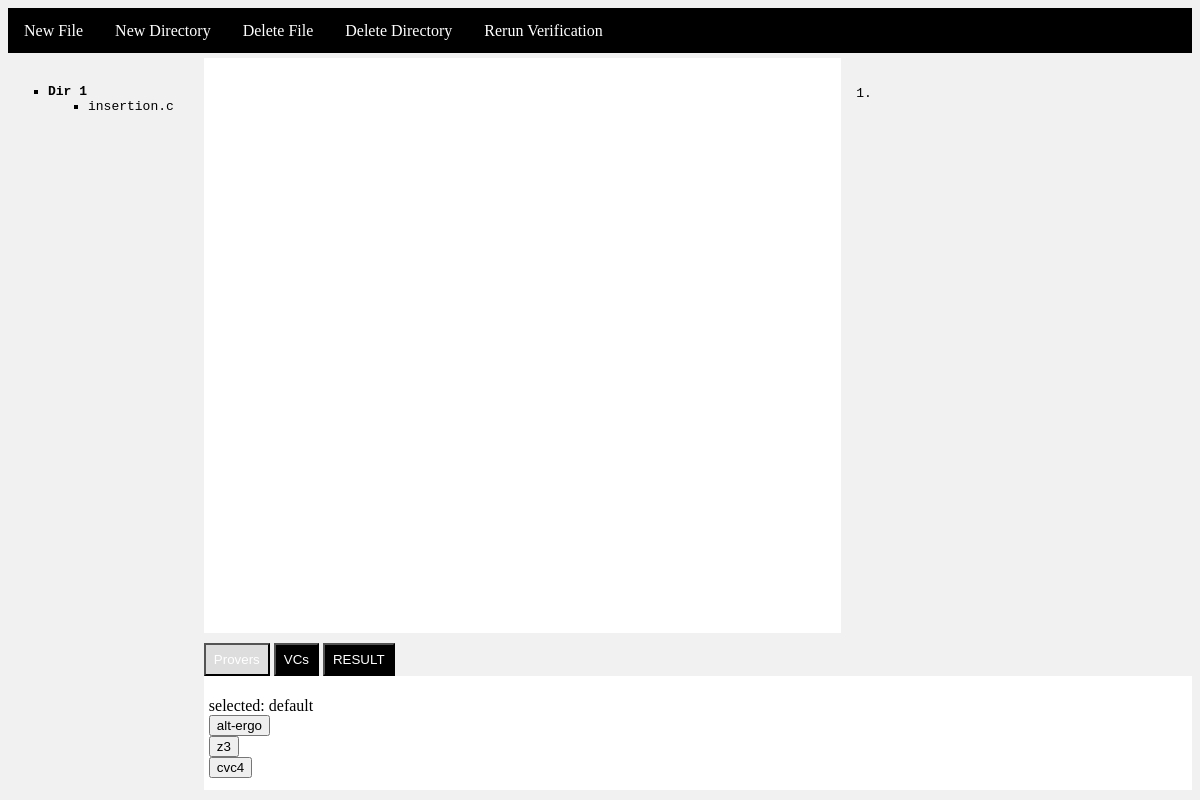
/framaw/ (signed in), run on an earlier commit of the app's database.
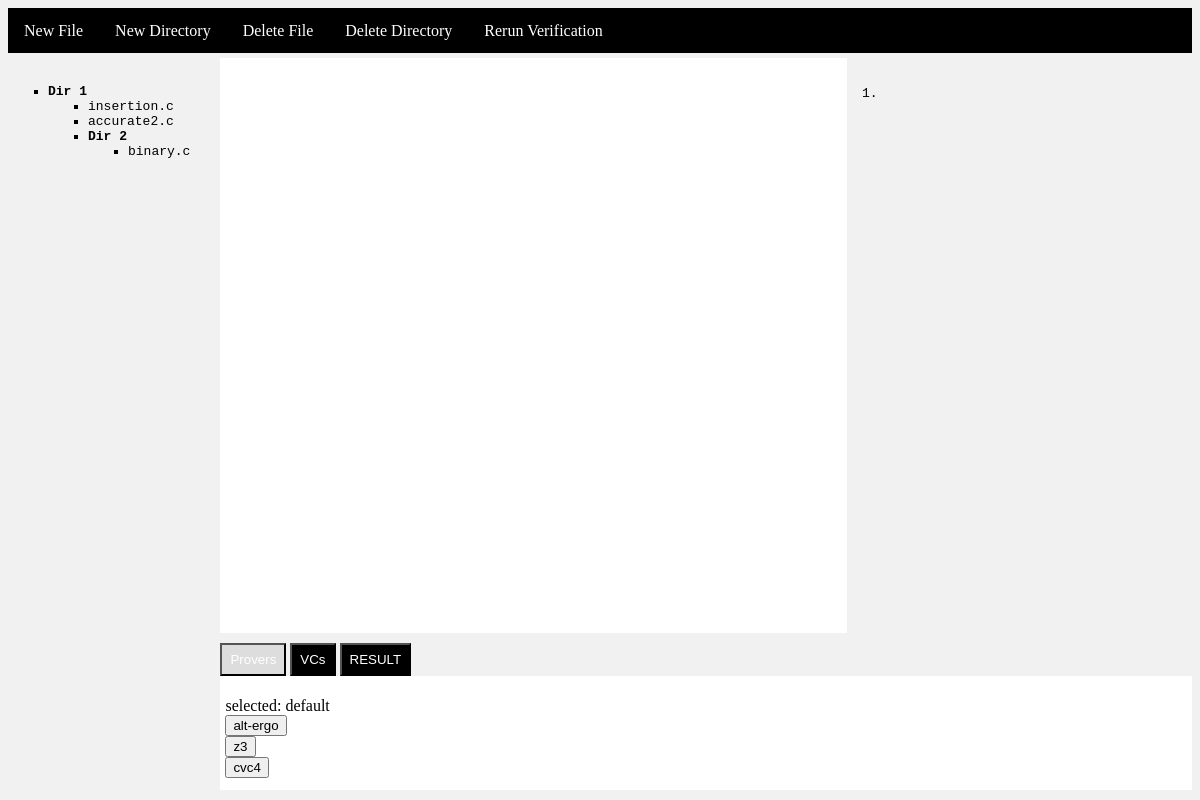
And on a later commit of the database.
### framaw/models.py (models this page shows, shortened)
class Directory(models.Model):
    name = models.CharField(max_length=50, unique=True)
    description = models.TextField(default="")
    creation_date = models.DateTimeField(default=timezone.now)
    parent_dir = models.ForeignKey('self', on_delete=models.CASCADE, default="", blank=True, null=True)
    owner = models.ForeignKey(User, on_delete=models.CASCADE)
    valid = models.BooleanField(default=True)
    timestamp = models.DateTimeField(default=timezone.now)
    def __str__(self):
        return self.name

class File(models.Model):
    name = models.CharField(max_length=50, unique=True)
    description = models.TextField(default="")
    creation_date = models.DateTimeField(default=timezone.now)
    directory = models.ForeignKey(Directory, on_delete=models.CASCADE)
    content = models.TextField(default="")
    owner = models.ForeignKey(User, on_delete=models.CASCADE)
    valid = models.BooleanField(default=True)
    timestamp = models.DateTimeField(default=timezone.now)

### framaw/views.py (the view, shortened to what this page needs)
# urls.py: path('', views.index, name='index'),
def index(request):
    if request.user.is_authenticated:
        context = {
            'dirs': Directory.objects.all().filter(valid=True, owner=request.user),
            'files': File.objects.all().filter(valid=True, owner=request.user),
            'selected_file': "", 'focus_content': "", 'result_summary': "", 'provers': provers,
        }
        return render(request, 'framaw/index.html', context)

### framaw/templates/framaw/index.html (shortened to what this page needs)
{% load static %}
<!DOCTYPE html>
<html lang="en">
<head>
    <link rel="stylesheet" type="text/css" href="{% static 'framaw/style.css' %}">
</head>
<body>
<div class="menu_bar">
    <a href="{% url 'new_file' %}">New File</a>
    <a href="{% url 'new_directory' %}">New Directory</a>
    <a href="{% url 'delete_file' %}">Delete File</a>
    <a href="{% url 'delete_dir' %}">Delete Directory</a>
    <a id="rerun_link" href="{% url 'display_file' %}?name={{ selected_file.name }}&prover=default&rte=off">
        Rerun Verification
    </a>
</div>
<div class="side">
    <div class="file_select">
        <ul class="file_list">
            {% for dir in dirs %}
                {% if dir.parent_dir == null %}
                    <li><b>{{ dir.name }}</b></li>
                    <ul class="file_list">
                        {% for file in files %}
                            {% if file.directory == dir %}
                                <li><a href="{% url 'display_file' %}?name={{ file.name }}">{{ file.name }}</a></li>
                            {% endif %}
                        {% endfor %}
                    </ul>
                    <ul class="file_list">
                        {% include "framaw/file_menu.html" with parent=dir.name %}
                    </ul>
                {% endif %}
            {% endfor %}
        </ul>
    </div>
</div>
<div class="row">
    <div class="main">
    </div>
    <div class="focus">
        <pre>{{ focus_content|linenumbers }}</pre>
    </div>
    <div class="tab_data">
        <div class="tab">
            <button class="tablinks active" onclick="openTab(event, 'prover_tab')">Provers</button>
            <button class="tablinks" onclick="openTab(event, 'vc_tab')">VCs</button>
            <button class="tablinks" onclick="openTab(event, 'result_tab')">RESULT</button>
        </div>
        <div>
            <ul id="prover_tab" class="tabcontent">
                selected: <span id="prover_span">default</span>
                {% for p in provers %}
                    <li>
                        <button type="button" onclick="changeProver('{{ p }}')">{{ p }}</button>
                    </li>
                {% endfor %}
            </ul>
        </div>
    </div>
</div>
</body>
</html>

### framaw/templates/framaw/file_menu.html (shortened to what this page needs)
{% for dir in dirs %}
    {% if dir.parent_dir|stringformat:"s" == parent|stringformat:"s" %}
        <li>
            <b>{{ dir.name }}</b>
            <ul class="file_list">
                {% for file in files %}
                    {% if file.directory == dir %}
                            <li><a href="{% url 'display_file' %}?name={{file.name}}">{{ file.name }}</a></li>                    {% endif %}
                {% endfor %}
            </ul>
        </li>
    {% endif %}
{% endfor %}

What changed in the data, as far as the page shows it:
added File: name "accurate2.c", shown under Directory "Dir 1"
added Directory: name "Dir 2", shown under "Dir 1"
added File: name "binary.c", shown under "Dir 2"
